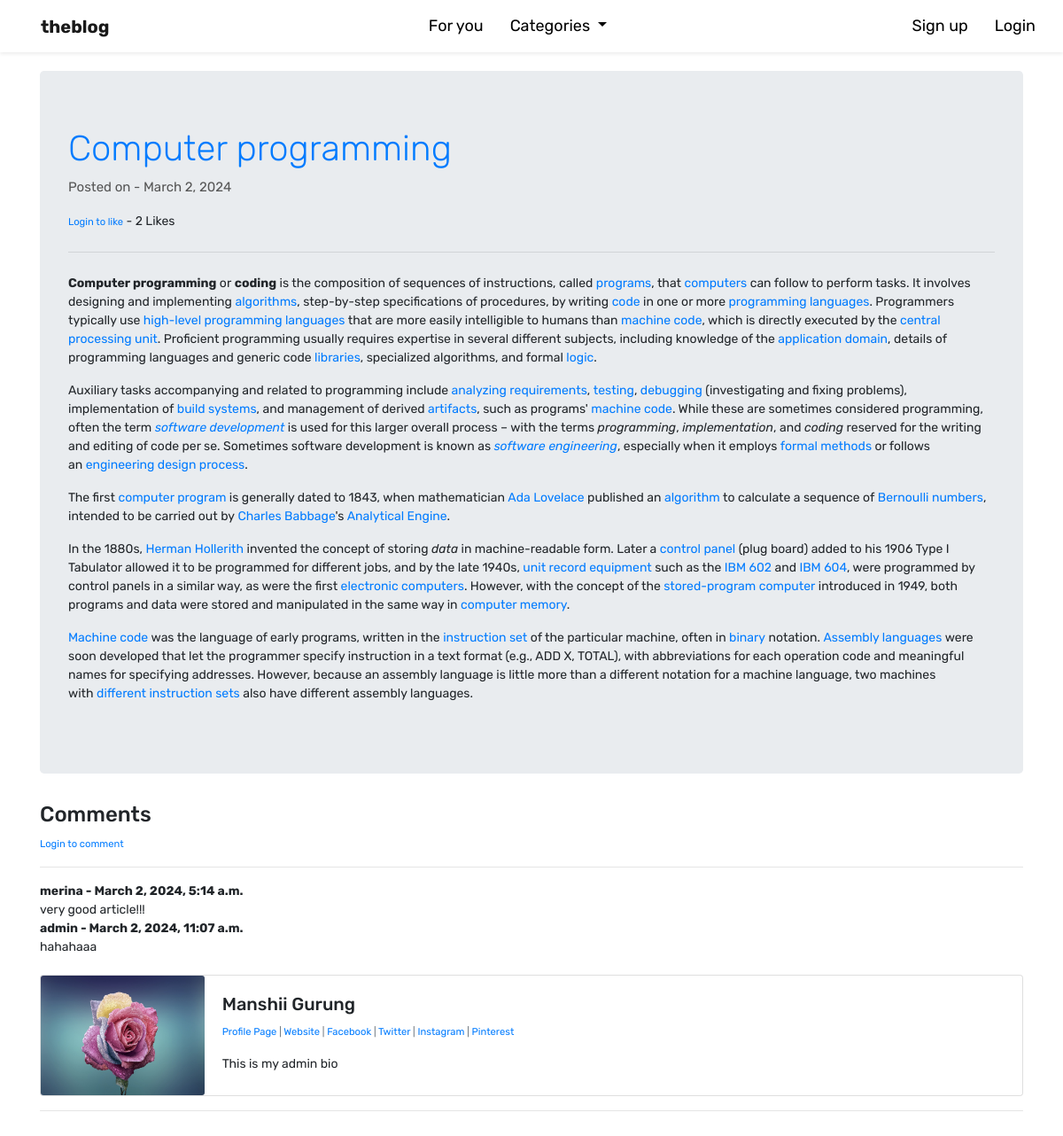
/article/16, run on an earlier commit of the app's database.
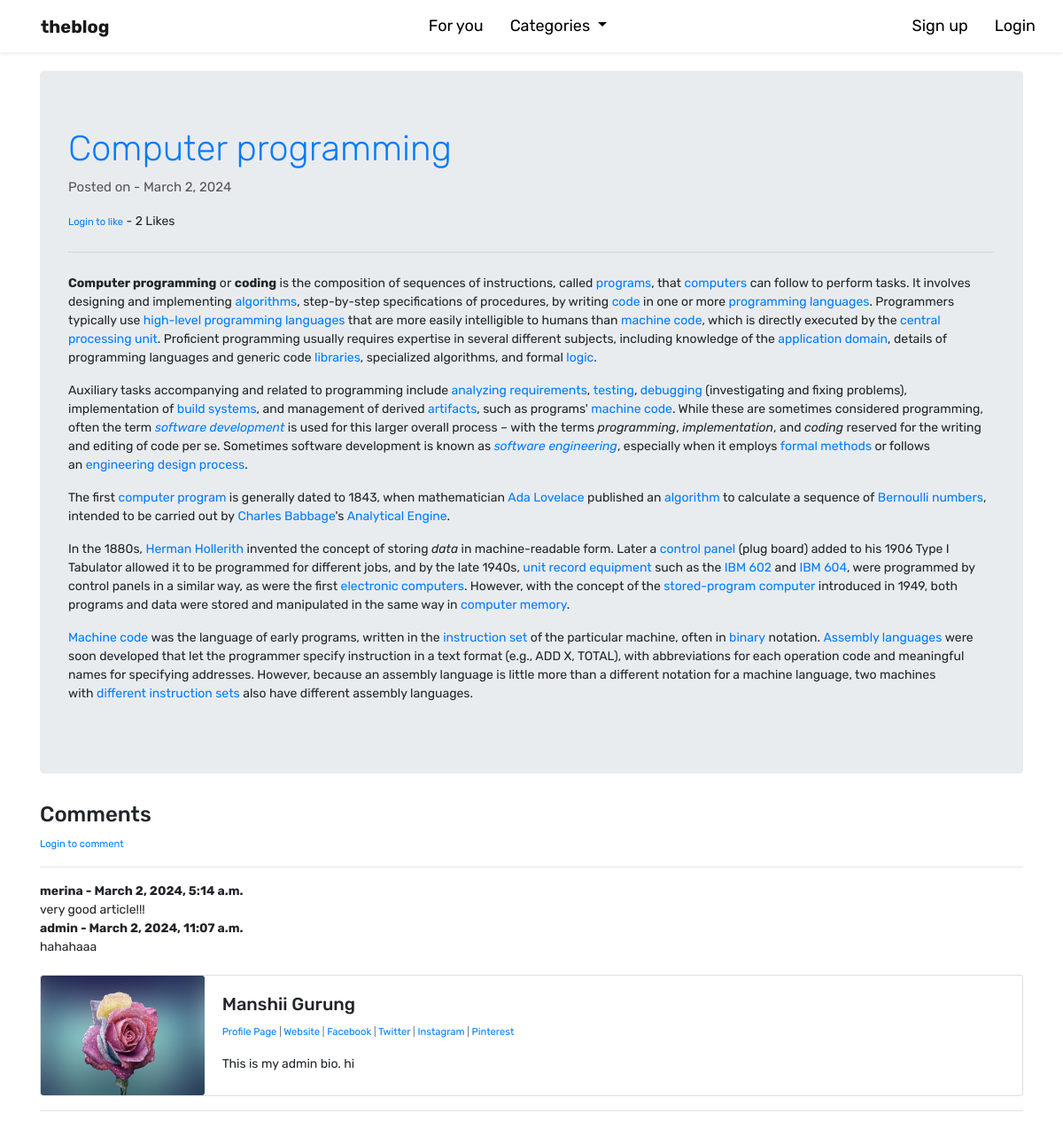
And on a later commit of the database.
### theblog/models.py (models this page shows, shortened)
class Post(models.Model):
	title = models.CharField(max_length=255)
	title_tag = models.CharField(max_length=255, default='Blog', blank=True)
	author = models.ForeignKey(User, on_delete=models.CASCADE)
	body = RichTextField(blank=True, null=True)
	post_date = models.DateField(auto_now_add=True)
	category = models.CharField(max_length=255, default='coding')
	snippet = models.CharField(max_length=255)
	likes = models.ManyToManyField(User, related_name='blog_posts')
	def total_likes(self):
		return self.likes.count()

class Comment(models.Model):
	post = models.ForeignKey(Post, related_name="comments", on_delete=models.CASCADE)
	name = models.CharField(max_length=255, blank=True)
	body = models.TextField()
	date_added = models.DateTimeField(auto_now_add=True)

class Profile(models.Model):
	user = models.OneToOneField(User, null=True, on_delete=models.CASCADE)
	bio = models.TextField()
	profile_pic = models.ImageField(null=True, blank=True, upload_to="images/profile/")
	website_url = models.CharField(max_length=255, null=True, blank=True)
	facebook_url = models.CharField(max_length=255, null=True, blank=True)
	twitter_url = models.CharField(max_length=255, null=True, blank=True)
	instagram_url = models.CharField(max_length=255, null=True, blank=True)
	pinterest_url = models.CharField(max_length=255, null=True, blank=True)

### theblog/views.py (the view)
# urls.py: path('article/<int:pk>', ArticleDetailView.as_view(), name="article-detail"),
class ArticleDetailView(CatMenuMixin, DetailView):
	model = Post
	template_name = 'article_details.html'
	def get_context_data(self, *args, **kwargs):
		cat_menu = Category.objects.all()
		context = super(ArticleDetailView, self).get_context_data(*args, **kwargs)
		stuff = get_object_or_404(Post, id=self.kwargs['pk'])
		total_likes = stuff.total_likes()
		liked = False
		if stuff.likes.filter(id=self.request.user.id).exists():
			liked = True
		context["cat_menu"] = cat_menu
		context["total_likes"] = total_likes
		context["liked"] = liked
		comment_form = CommentForm()
		context["comment_form"] = comment_form
		return context

### theblog/models.py (called while the page is built)
	def __str__(self):
		return self.name

### theblog/views.py (called while the page is built)
	def get_context_data(self, *args, **kwargs):
		cat_menu = Category.objects.all()
		context = super().get_context_data(*args, **kwargs)
		context["cat_menu"] = cat_menu
		return context

### theblog/templates/article_details.html (shortened to what this page needs)
{% extends 'base.html' %}
{% load static %}
{% block content %}
	<div class="jumbotron jumbotron-sm">
		<h1 class="display-4 smaller-heading"><a href="{% url 'article-detail' post.pk %}">{{ post.title }}</a></h1>
	  	<p class="post-meta">Posted on - {{ post.post_date}}
		</p>
	  	<form action="{% url 'like_post' post.pk %}" method="POST">
			{% if user.is_authenticated %}
				{% if liked %}
					<button type="submit", name="post_id", value="{{ post.id }}", class="btn btn-danger btn-sm">Unlike</button>
				{% else %}
					<button type="submit", name="post_id", value="{{ post.id }}", class="btn btn-primary btn-sm">Like</button>
				{% endif %}
			{% else %}
				<small><a href="{% url 'login' %}">Login to like</a></small>
			{% endif %}
					- {{ total_likes }} Likes
		</form>
	  	<hr class="my-4">
	  	<p class="lead">{{ post.body|safe }}</p>
	</div>
	  	<h4>Comments</h4>
	  	{% if user.is_authenticated %}
	  	<hr>
		  	{% if not post.comments.all %}
			  	<form method="POST" action="{% url 'add_comment' post.pk %}">
			  		{% csrf_token %}
			  		{{ comment_form.as_p }}
			  		<button type="submit" class="btn btn-primary btn-sm" style="float: right;">Comment</button>
			  	</form>
		  		<br>
		  	{% else %}
		  		<form method="POST" action="{% url 'add_comment' post.pk %}">
			  		{% csrf_token %}
			  		{{ comment_form.as_p }}
			  		<button type="submit" class="btn btn-primary btn-sm" style="float: right;">Comment</button>
		  		</form>
		  		<br>
		  		{% for comment in post.comments.all %}
		  			<strong>{{ comment.name }} - {{ comment.date_added }}</strong>
		  			<br>
		  			{{ comment.body }}
		  			<br>
		  		{% endfor %}
		  	{% endif %}
		{% else %}
			<small><a href="{% url 'login' %}">Login to comment</a></small>
			<hr>
			{% for comment in post.comments.all %}
	  			<strong>{{ comment.name }} - {{ comment.date_added }}</strong>
	  			<br>
	  			{{ comment.body }}
	  			<br>
	  		{% endfor %}
		{% endif %}
	  	<br>
	<div class="card mb-3">
	  <div class="row no-gutters">
	    <div class="col-md-2">
	    	{% if post.author.profile.profile_pic %}
	      		<img src="{{ post.author.profile.profile_pic.url }}" class="card-img" height=135>
	      	{% else %}
	      		<img src="{% static 'theblog/images/default_profile_pic.png' %}" class="card-img" height=135>
	      	{% endif %}
	    </div>
	    <div class="col-md-10">
	      <div class="card-body">
	        <h5 class="card-title">{{ post.author.first_name }} {{ post.author.last_name }}</h5>
	        <p class="small text-muted">
	        	<a href="{% url 'show_profile_page' post.author.profile.id %}">Profile Page</a>
	        	{% if post.author.profile.website_url %}
	        		| <a href="{{ post.author.profile.website_url }}">Website</a>
	        	{% endif %}
	        	{% if post.author.profile.facebook_url %}
	        		| <a href="{{ post.author.profile.facebook_url }}">Facebook</a>
	        	{% endif %}
	        	{% if post.author.profile.twitter_url %}
	        		| <a href="{{ post.author.profile.twitter_url }}">Twitter</a>
	        	{% endif %}
	        	{% if post.author.profile.instagram_url %}
	        		| <a href="{{ post.author.profile.instagram_url }}">Instagram</a>
	        	{% endif %}
	        	{% if post.author.profile.pinterest_url %}
	        		| <a href="{{ post.author.profile.pinterest_url }}">Pinterest</a>
	        	{% endif %}
	        </p>
	        <p class="card-text">{{ post.author.profile.bio }}</p>
	      </div>
	    </div>
	  </div>
	</div>
<hr>
<br>
{% endblock %}

### theblog/templates/base.html (shortened to what this page needs)
<!doctype html>
<html lang="en">
  <head>
    <link rel="stylesheet" href="https://cdn.jsdelivr.net/npm/bootstrap@4.4.1/dist/css/bootstrap.min.css">
  </head>
  <body>
    <nav class="navbar navbar-expand-lg navbar-light bg-white sticky-top text-center shadow-sm">
    <div class="container-fluid">
      <a class="navbar-brand" href="{% url 'home' %}">theblog</a>
    <div class="collapse navbar-collapse" id="navbarSupportedContent">
      <ul class="navbar-nav mx-auto mb-2 mb-lg-0">
        <li class="nav-item">
          <a class="nav-link" href="{% url 'home' %}">For you</a>
        </li>
        {% if cat_menu %}
          <li class="nav-item dropdown">
            <a class="nav-link dropdown-toggle" href="#" id="navbarDropdown" role="button" data-toggle="dropdown" aria-haspopup="true" aria-expanded="false">
              Categories
            </a>
          </li>
        {% endif %}
        </ul>
      </div>
      <div class="ms-auto">
        <ul class="navbar-nav">
        {% if user.is_authenticated %}
          <li class="nav-item dropdown">
            <a class="nav-link dropdown-toggle" href="#" id="navbarDropdown" role="button" data-toggle="dropdown" aria-haspopup="true" aria-expanded="false">
              Profile
            </a>
            <div class="dropdown-menu dropdown-menu-right" aria-labelledby="navbarDropdown">
              <a class="dropdown-item" href="{% url 'edit_profile' %}">Settings</a>
              {% if user.profile.id %}
                <a class="dropdown-item" href="{% url 'show_profile_page' user.profile.id %}">Profile</a>
                <a class="dropdown-item" href="{% url 'edit_profile_page' user.profile.id %}">Edit Profile</a>
              {% else %}
                <a class="dropdown-item" href="{% url 'create_profile_page' %}">Create Profile</a>
              {% endif %}
              <div class="dropdown-divider"></div>
              <a class="dropdown-item" href="#" onclick="document.getElementById('logout-form').submit();">Logout</a>
              <form id="logout-form" method="post" action="{% url 'logout' %}" style="display: none;">
                  {% csrf_token %}
              </form>
            </div>
          </li>
        {% else %}
          <li class="nav-item">
            <a class="nav-link" href="{% url 'register' %}">Sign up</a>
          </li>
          <li class="nav-item">
            <a class="nav-link" href="{% url 'login' %}">Login</a>
          </li>
        {% endif %}
      </ul>
    </div>
  </div>
    </nav>
    <br/>
    <div class="container">
       {% block content %}
       {% endblock %}
    </div>
  </body>
</html>

### theblog/templates/base.html (style rules this page uses)
body { font-family: "Rubik", sans-serif; font-optical-sizing: auto; font-size: 14px; background: white; font-weight: 400px; font-style: normal; }
.navbar-brand { padding-left: 15px; font-weight: bold; }
.navbar-nav .nav-item a.nav-link { font-size: 18px; color: black; padding-left: 30px; padding-right: 0px; }

### theblog/templates/article_details.html (style rules this page uses)
.jumbotron-sm { font-size: 14px; }
.smaller-heading { font-size: 40px; }
.post-meta { font-size: 15px; color: #555; }
.lead { font-size: 18px; }

What changed in the data, as far as the page shows it:
changed through a linked row, Post "Computer programming": author.profile.bio "This is my admin bio" → "This is my admin bio. hi"
